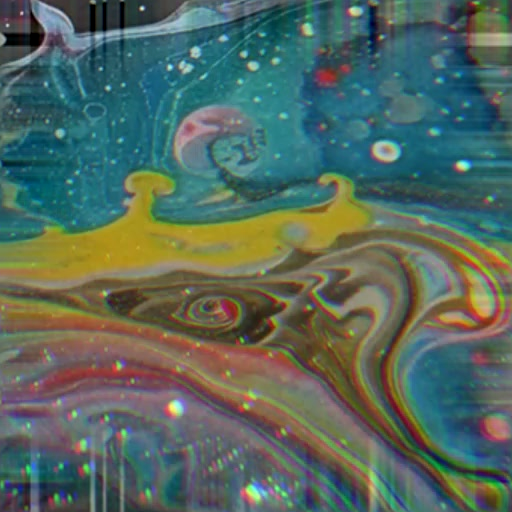
#> input picture assets/texturas/tex-agua.png, 512 x 512 px, given in place of chave_01.jpg, which was not available
$ python texturas_odara.py
#> lines starting #> are read from the running program, lines starting #| are printed output that depends on the picture; pictures that were not available may be replaced by others from this repository, and a replacement may not be noted
# -*- coding: utf-8 -*-
"""
Extrai texturas que repetem sem emenda dos quadros da Odara.

Nada é gerado nem redesenhado: é recorte da pintura real, tratado para
emendar sozinho nos dois eixos. A escolha da REGIÃO é automática — procuro
o trecho mais parecido consigo mesmo, porque textura que repete precisa de
estatística uniforme: um trecho com um assunto no meio denuncia a repetição
na primeira vez que o azulejo se encosta.
"""
import io, os, sys
import numpy as np
from PIL import Image

SRC = r"C:\Users\crisi\Desktop\Odara - Cosmos - frames\01_frames_chave"
AQUI = os.path.dirname(os.path.abspath(__file__))
DEST = os.path.join(AQUI, "texturas")
os.makedirs(DEST, exist_ok=True)

# quadro, nome, para que serve
ALVOS = [
    ("chave_01", "ornamento", "filigrana — superfícies longas, casca"),
    ("chave_12", "galaxia",   "padrões geométricos — casca da árvore"),
    ("chave_25", "marmore",   "forma dos planetas, sobretudo o azul"),
    ("chave_27", "agua",      "a água do planeta rosa"),
    ("t_089",    "planeta",   "superfície de planeta"),
]

LADO = 512     # o azulejo final
PASSO = 48     # granularidade da busca


def smoothstep(t):
    t = np.clip(t, 0.0, 1.0)
    return t * t * (3.0 - 2.0 * t)


def nivelar_eixo(a, eixo, margem):
    """Puxa as duas bordas opostas para o tom do meio do caminho.
    Só o tom escorrega; o desenho fica onde está."""
    out = a.copy()
    n = a.shape[eixo]
    ini = np.take(a, 0, axis=eixo).astype(np.float64)
    fim = np.take(a, n - 1, axis=eixo).astype(np.float64)
    meio = (ini + fim) / 2.0
    c_ini, c_fim = meio - ini, meio - fim
    for i in range(margem):
        peso = smoothstep(1.0 - i / margem)
        if eixo == 0:
            out[i] += c_ini * peso
            out[n - 1 - i] += c_fim * peso
        else:
            out[:, i] += c_ini * peso
            out[:, n - 1 - i] += c_fim * peso
    return out


def emenda(a, eixo):
    """Quanto a borda que se encosta destoa. Zero = invisível."""
    n = a.shape[eixo]
    return float(np.abs(np.take(a, 0, axis=eixo) - np.take(a, n - 1, axis=eixo)).mean())


def melhor_regiao(a, lado, passo):
    """Procura o quadrado mais uniforme e ao mesmo tempo mais detalhado.

    DETALHE alto garante que há pintura ali, e não um vazio.
    UNIFORMIDADE garante que a estatística não muda de um canto ao outro —
    é isso que faz o azulejo não denunciar onde ele começa.
    """
    H, W, _ = a.shape
    cinza = a.mean(axis=2)
    # laplaciano barato: quanto o pixel difere dos vizinhos
    lap = np.abs(4 * cinza[1:-1, 1:-1] - cinza[:-2, 1:-1] - cinza[2:, 1:-1]
                 - cinza[1:-1, :-2] - cinza[1:-1, 2:])
    melhor, nota_melhor = None, -1e9
    for y in range(0, H - lado + 1, passo):
        for x in range(0, W - lado + 1, passo):
            jan = cinza[y:y + lado, x:x + lado]
            det = float(lap[max(0, y - 1):y + lado - 1, max(0, x - 1):x + lado - 1].mean())
            # média em blocos de 64: se elas variam muito, há assunto no meio
            b = jan[:lado // 64 * 64, :lado // 64 * 64].reshape(lado // 64, 64, lado // 64, 64)
            blocos = b.mean(axis=(1, 3))
            desvio = float(blocos.std())
            brilho = float(jan.mean())
            if brilho < 22:            # quase preto não vira textura
                continue
            nota = det / (1.0 + desvio * 0.16)
            if nota > nota_melhor:
                nota_melhor, melhor = nota, (x, y, det, desvio, brilho)
    return melhor


print(f"{'quadro':10} {'nome':10} {'onde':>14}  {'emenda V':>16}  {'emenda H':>16}")
feitos = []
for quadro, nome, uso in ALVOS:
    im = Image.open(os.path.join(SRC, quadro + ".jpg")).convert("RGB")
#> im is the input picture: PIL image 512x512 RGB; mean R, G, B 85.4, 104.6, 94.5
    a = np.asarray(im).astype(np.float64)
    r = melhor_regiao(a, min(LADO, min(a.shape[:2])), PASSO)
#> in melhor_regiao, `cinza = a.mean(axis=2)`:
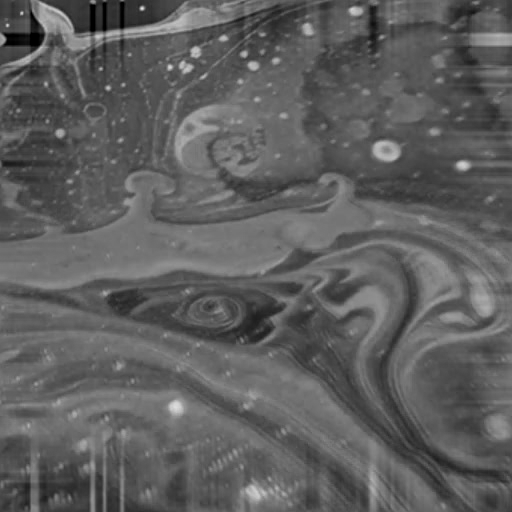
#> cinza: shape (512, 512) float64; min 0, max 225.3, mean 94.8
#> in melhor_regiao, `lap = np.abs(4 * cinza[1:-1, 1:-1] - cinza[:-2, 1:-1] - cinza[2:, 1:-1..`:
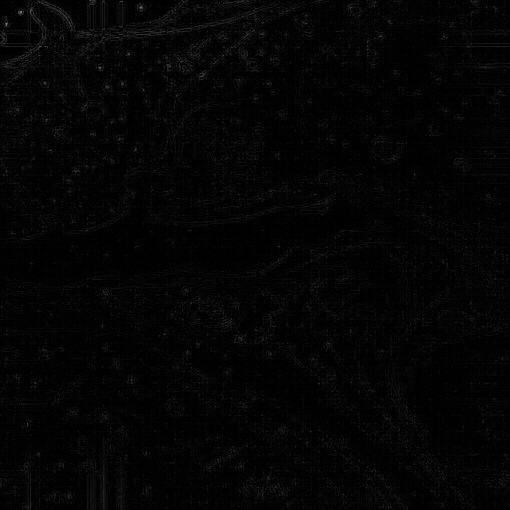
#> lap: shape (510, 510) float64; min 0, max 135, mean 4.7
#> after the loop in melhor_regiao, `for y in range(0, H - lado + 1, passo):`: melhor = (0, 0, 4.74, 10.26, 94.82); nota_melhor = 1.8
#> r = (0, 0, 4.74, 10.26, 94.82)
    if r is None:
        print(f"{quadro:10} {nome:10}  nenhuma região com pintura suficiente")
        continue
    x, y, det, desvio, brilho = r
#> x = 0; y = 0; det = 4.74; desvio = 10.26; brilho = 94.82
    lado = min(LADO, min(a.shape[:2]))
#> lado = 512
    corte = a[y:y + lado, x:x + lado].copy()
    if lado != LADO:
        corte = np.asarray(Image.fromarray(corte.astype(np.uint8))
                           .resize((LADO, LADO), Image.LANCZOS)).astype(np.float64)
    v0, h0 = emenda(corte, 0), emenda(corte, 1)
#> v0 = 0; h0 = 0
    corte = nivelar_eixo(corte, 0, 96)
#> in nivelar_eixo, `ini = np.take(a, 0, axis=eixo).astype(np.float64)`: ini = 512 rows, first 8: [64, 55, 66], [65, 54, 67], [66, 53, 71], [68, 53, 74], [69, 54, 78], [69, 56, 80], [69, 60, 79], [69, 61, 77]
#> in nivelar_eixo, `fim = np.take(a, n - 1, axis=eixo).astype(np.float64)`: fim has the same summary as ini
#> in nivelar_eixo, `meio = (ini + fim) / 2.0`: meio has the same summary as ini
#> in nivelar_eixo, `c_ini, c_fim = meio - ini, meio - fim`: c_ini = 512 rows, first 8: [0, 0, 0], [0, 0, 0], [0, 0, 0], [0, 0, 0], [0, 0, 0], [0, 0, 0], [0, 0, 0], [0, 0, 0]; c_fim has the same summary as c_ini
    corte = nivelar_eixo(corte, 1, 96)
#> in nivelar_eixo (call 2), `ini = np.take(a, 0, axis=eixo).astype(np.float64)`: ini = 512 rows, first 8: [64, 55, 66], [61, 55, 67], [59, 55, 66], [57, 56, 66], [55, 56, 65], [52, 55, 64], [52, 54, 65], [51, 54, 65]
#> in nivelar_eixo (call 2), `fim = np.take(a, n - 1, axis=eixo).astype(np.float64)`: fim has the same summary as ini
#> in nivelar_eixo (call 2), `meio = (ini + fim) / 2.0`: meio has the same summary as ini
    v1, h1 = emenda(corte, 0), emenda(corte, 1)
#> v1 = 0; h1 = 0
    alvo = os.path.join(DEST, f"tex-{nome}.png")
    Image.fromarray(np.clip(corte, 0, 255).astype(np.uint8)).save(alvo)
    print(f"{quadro:10} {nome:10} {f'({x},{y})':>14}  {v0:7.2f} -> {v1:5.2f}  {h0:7.2f} -> {h1:5.2f}")
#| chave_01   ornamento           (0,0)     0.00 ->  0.00     0.00 ->  0.00
    feitos.append((nome, uso, alvo))
#> pass 2 of the loop `for quadro, nome, uso in ALVOS:`:
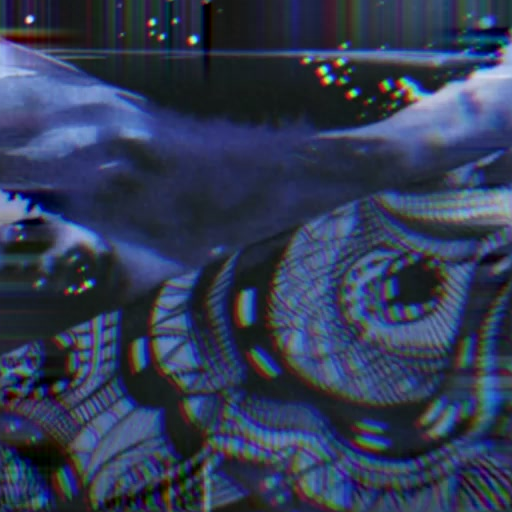
#> input picture assets/texturas/tex-galaxia.png, 512 x 512 px, given in place of chave_12.jpg, which was not available
#> im is the input picture: PIL image 512x512 RGB; mean R, G, B 48.4, 59.2, 86.2
#> in melhor_regiao (call 2), `cinza = a.mean(axis=2)`:
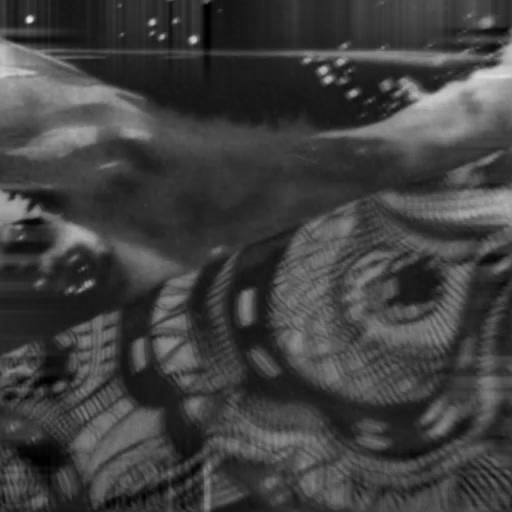
#> cinza: shape (512, 512) float64; min 0, max 233, mean 64.6
#> in melhor_regiao (call 2), `lap = np.abs(4 * cinza[1:-1, 1:-1] - cinza[:-2, 1:-1] - cinza[2:, 1:-1..`:
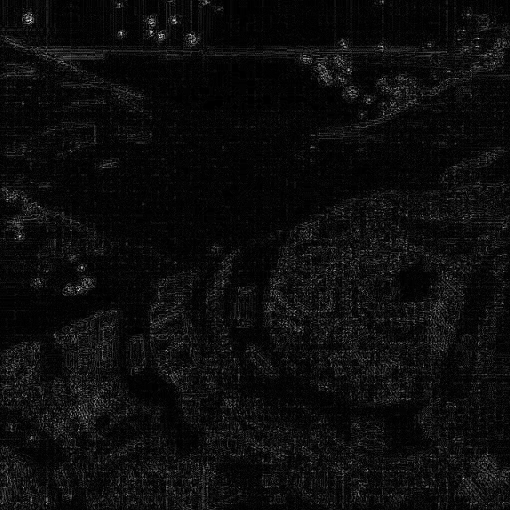
#> lap: shape (510, 510) float64; min 0, max 76.33, mean 3.9; drawn with min black and max white
#> after the loop in melhor_regiao (call 2), `for y in range(0, H - lado + 1, passo):`: melhor = (0, 0, 3.89, 19.55, 64.6); nota_melhor = 0.943
#> r = (0, 0, 3.89, 19.55, 64.6)
#> det = 3.89; desvio = 19.55; brilho = 64.6
#> ini = 512 rows, first 8: [33, 59, 64], [30, 56, 72], [31, 54, 82], [35, 54, 87], [37, 49, 87], [32, 38, 81], [27, 24, 76], [23, 14, 70]
#> fim has the same summary as ini
#> meio has the same summary as ini
#> ini = 512 rows, first 8: [33, 59, 64], [32, 59, 63], [32, 59, 61], [32, 59, 61], [32, 59, 61], [32, 58, 62], [32, 58, 63], [32, 59, 62]
#> fim has the same summary as ini
#> meio has the same summary as ini
#| chave_12   galaxia             (0,0)     0.00 ->  0.00     0.00 ->  0.00
#> (the run stopped early here; a loop or call above may not have finished)
